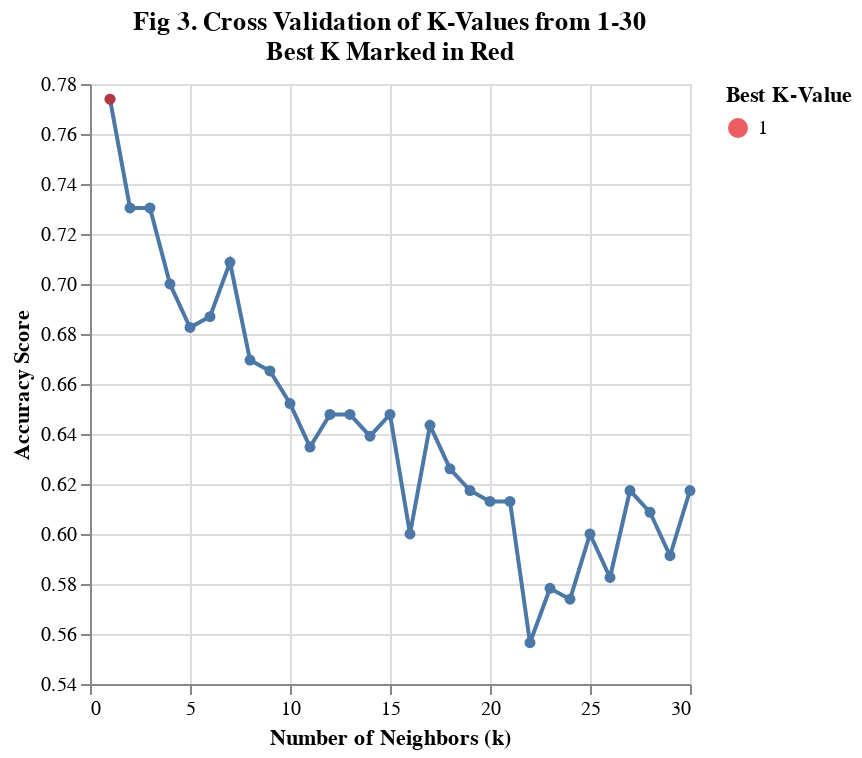

The code cell stored with this chart in its notebook:
### Markdown cell above
Figure 3. A Visualization Representing the Cross-validation accuracy of KNN models across values of k from 1 to 30.
Each point represents the calculated mean cross-validation accuracy for a given number of neighbors (k).
The highlighted red point marks the best-performing k value chosen for the final model.

### Code cell
k_point = alt.Chart(cv_results.sort_values(by='rank_test_score').head(1).reset_index()).mark_point(filled = True).encode(
    x = alt.X('param_kneighborsclassifier__n_neighbors'),
    y = alt.Y('mean_test_score'),
    color = alt.Color('param_kneighborsclassifier__n_neighbors:N',title='Best K-Value').scale(scheme="set1")
)

cross_val_plot= alt.Chart(cv_results).mark_line(point=True).encode(
    x=alt.X("param_kneighborsclassifier__n_neighbors")
        .title('Number of Neighbors (k)'),
    y=alt.Y('mean_test_score')
        .title('Accuracy Score')
        .scale(zero=False)
).properties(title=['Fig 3. Cross Validation of K-Values from 1-30','Best K Marked in Red'])

cross_val_plot + k_point

### Figure 1 — Vega-Lite specification as saved in the notebook (floating-point values rounded to 4 significant figures)
{"config": {"view": {"continuousWidth": 300, "continuousHeight": 300}}, "layer": [{"data": {"name": "data-03d2fcfb92b541020ec610eae37fff46"}, "mark": {"type": "line", "point": true}, "encoding": {"x": {"field": "param_kneighborsclassifier__n_neighbors", "title": "Number of Neighbors (k)", "type": "quantitative"}, "y": {"field": "mean_test_score", "scale": {"zero": false}, "title": "Accuracy Score", "type": "quantitative"}}, "title": ["Fig 3. Cross Validation of K-Values from 1-30", "Best K Marked in Red"]}, {"data": {"name": "data-8f020144cd9b9d653c2d8987f3708772"}, "mark": {"type": "point", "filled": true}, "encoding": {"color": {"field": "param_kneighborsclassifier__n_neighbors", "scale": {"scheme": "set1"}, "title": "Best K-Value", "type": "nominal"}, "x": {"field": "param_kneighborsclassifier__n_neighbors", "type": "quantitative"}, "y": {"field": "mean_test_score", "type": "quantitative"}}}], "$schema": "https://vega.github.io/schema/vega-lite/v5.20.1.json", "datasets": {"data-03d2fcfb92b541020ec610eae37fff46": [{"mean_fit_time": 0.004859, "std_fit_time": 0.0005123, "mean_score_time": 0.0055, "std_score_time": 0.0003427, "param_kneighborsclassifier__n_neighbors": 1, "params": {"kneighborsclassifier__n_neighbors": 1}, "split0_test_score": 0.8696, "split1_test_score": 0.8043, "split2_test_score": 0.7391, "split3_test_score": 0.7174, "split4_test_score": 0.7391, "mean_test_score": 0.7739, "std_test_score": 0.05602, "rank_test_score": 1, "split0_train_score": 0.875, "split1_train_score": 0.8913, "split2_train_score": 0.913, "split3_train_score": 0.8967, "split4_train_score": 0.9185, "mean_train_score": 0.8989, "std_train_score": 0.0156}, {"mean_fit_time": 0.004598, "std_fit_time": 8.906e-05, "mean_score_time": 0.005356, "std_score_time": 7.42e-06, "param_kneighborsclassifier__n_neighbors": 2, "params": {"kneighborsclassifier__n_neighbors": 2}, "split0_test_score": 0.7391, "split1_test_score": 0.7609, "split2_test_score": 0.6957, "split3_test_score": 0.7174, "split4_test_score": 0.7391, "mean_test_score": 0.7304, "std_test_score": 0.02217, "rank_test_score": 2, "split0_train_score": 0.7663, "split1_train_score": 0.7935, "split2_train_score": 0.837, "split3_train_score": 0.8207, "split4_train_score": 0.837, "mean_train_score": 0.8109, "std_train_score": 0.02737}, {"mean_fit_time": 0.004842, "std_fit_time": 0.0005131, "mean_score_time": 0.005457, "std_score_time": 6.065e-05, "param_kneighborsclassifier__n_neighbors": 3, "params": {"kneighborsclassifier__n_neighbors": 3}, "split0_test_score": 0.8043, "split1_test_score": 0.7174, "split2_test_score": 0.7174, "split3_test_score": 0.7609, "split4_test_score": 0.6522, "mean_test_score": 0.7304, "std_test_score": 0.0507, "rank_test_score": 2, "split0_train_score": 0.7826, "split1_train_score": 0.8207, "split2_train_score": 0.8533, "split3_train_score": 0.8261, "split4_train_score": 0.8424, "mean_train_score": 0.825, "std_train_score": 0.02416}, {"mean_fit_time": 0.004582, "std_fit_time": 7.214e-05, "mean_score_time": 0.005447, "std_score_time": 4.567e-05, "param_kneighborsclassifier__n_neighbors": 4, "params": {"kneighborsclassifier__n_neighbors": 4}, "split0_test_score": 0.8261, "split1_test_score": 0.6739, "split2_test_score": 0.587, "split3_test_score": 0.6957, "split4_test_score": 0.7174, "mean_test_score": 0.7, "std_test_score": 0.07704, "rank_test_score": 5, "split0_train_score": 0.7554, "split1_train_score": 0.7826, "split2_train_score": 0.788, "split3_train_score": 0.7609, "split4_train_score": 0.7826, "mean_train_score": 0.7739, "std_train_score": 0.01313}, {"mean_fit_time": 0.004583, "std_fit_time": 0.0001261, "mean_score_time": 0.005382, "std_score_time": 3.563e-05, "param_kneighborsclassifier__n_neighbors": 5, "params": {"kneighborsclassifier__n_neighbors": 5}, "split0_test_score": 0.8261, "split1_test_score": 0.6739, "split2_test_score": 0.5652, "split3_test_score": 0.6739, "split4_test_score": 0.6739, "mean_test_score": 0.6826, "std_test_score": 0.08318, "rank_test_score": 7, "split0_train_score": 0.75, "split1_train_score": 0.7772, "split2_train_score": 0.7717, "split3_train_score": 0.75, "split4_train_score": 0.7717, "mean_train_score": 0.7641, "std_train_score": 0.01171}, {"mean_fit_time": 0.009782, "std_fit_time": 0.0104, "mean_score_time": 0.005423, "std_score_time": 7.692e-05, "param_kneighborsclassifier__n_neighbors": 6, "params": {"kneighborsclassifier__n_neighbors": 6}, "split0_test_score": 0.7826, "split1_test_score": 0.6957, "split2_test_score": 0.587, "split3_test_score": 0.6957, "split4_test_score": 0.6739, "mean_test_score": 0.687, "std_test_score": 0.0624, "rank_test_score": 6, "split0_train_score": 0.7228, "split1_train_score": 0.712, "split2_train_score": 0.7935, "split3_train_score": 0.7446, "split4_train_score": 0.7391, "mean_train_score": 0.7424, "std_train_score": 0.02805}, {"mean_fit_time": 0.004579, "std_fit_time": 8.831e-05, "mean_score_time": 0.005395, "std_score_time": 1.706e-05, "param_kneighborsclassifier__n_neighbors": 7, "params": {"kneighborsclassifier__n_neighbors": 7}, "split0_test_score": 0.8478, "split1_test_score": 0.7174, "split2_test_score": 0.6087, "split3_test_score": 0.6957, "split4_test_score": 0.6739, "mean_test_score": 0.7087, "std_test_score": 0.0785, "rank_test_score": 4, "split0_train_score": 0.7391, "split1_train_score": 0.7391, "split2_train_score": 0.788, "split3_train_score": 0.75, "split4_train_score": 0.7446, "mean_train_score": 0.7522, "std_train_score": 0.01838}, {"mean_fit_time": 0.004551, "std_fit_time": 0.0001093, "mean_score_time": 0.005372, "std_score_time": 1.412e-05, "param_kneighborsclassifier__n_neighbors": 8, "params": {"kneighborsclassifier__n_neighbors": 8}, "split0_test_score": 0.7609, "split1_test_score": 0.6522, "split2_test_score": 0.587, "split3_test_score": 0.6739, "split4_test_score": 0.6739, "mean_test_score": 0.6696, "std_test_score": 0.05568, "rank_test_score": 8, "split0_train_score": 0.7065, "split1_train_score": 0.712, "split2_train_score": 0.7391, "split3_train_score": 0.7337, "split4_train_score": 0.6957, "mean_train_score": 0.7174, "std_train_score": 0.01648}, {"mean_fit_time": 0.004523, "std_fit_time": 6.91e-05, "mean_score_time": 0.005376, "std_score_time": 3.449e-05, "param_kneighborsclassifier__n_neighbors": 9, "params": {"kneighborsclassifier__n_neighbors": 9}, "split0_test_score": 0.7609, "split1_test_score": 0.6522, "split2_test_score": 0.587, "split3_test_score": 0.6957, "split4_test_score": 0.6304, "mean_test_score": 0.6652, "std_test_score": 0.0593, "rank_test_score": 9, "split0_train_score": 0.6957, "split1_train_score": 0.6848, "split2_train_score": 0.7283, "split3_train_score": 0.75, "split4_train_score": 0.7065, "mean_train_score": 0.713, "std_train_score": 0.02341}, {"mean_fit_time": 0.004708, "std_fit_time": 0.0002454, "mean_score_time": 0.005372, "std_score_time": 1.624e-05, "param_kneighborsclassifier__n_neighbors": 10, "params": {"kneighborsclassifier__n_neighbors": 10}, "split0_test_score": 0.7174, "split1_test_score": 0.6739, "split2_test_score": 0.5652, "split3_test_score": 0.6739, "split4_test_score": 0.6304, "mean_test_score": 0.6522, "std_test_score": 0.05144, "rank_test_score": 10, "split0_train_score": 0.6848, "split1_train_score": 0.7011, "split2_train_score": 0.7228, "split3_train_score": 0.6902, "split4_train_score": 0.6848, "mean_train_score": 0.6967, "std_train_score": 0.01434}, {"mean_fit_time": 0.004517, "std_fit_time": 7.246e-05, "mean_score_time": 0.00537, "std_score_time": 3.006e-05, "param_kneighborsclassifier__n_neighbors": 11, "params": {"kneighborsclassifier__n_neighbors": 11}, "split0_test_score": 0.6957, "split1_test_score": 0.6739, "split2_test_score": 0.587, "split3_test_score": 0.6087, "split4_test_score": 0.6087, "mean_test_score": 0.6348, "std_test_score": 0.04215, "rank_test_score": 16, "split0_train_score": 0.663, "split1_train_score": 0.6793, "split2_train_score": 0.7065, "split3_train_score": 0.6957, "split4_train_score": 0.7011, "mean_train_score": 0.6891, "std_train_score": 0.0159}, {"mean_fit_time": 0.004579, "std_fit_time": 8.074e-05, "mean_score_time": 0.005418, "std_score_time": 5.462e-05, "param_kneighborsclassifier__n_neighbors": 12, "params": {"kneighborsclassifier__n_neighbors": 12}, "split0_test_score": 0.7174, "split1_test_score": 0.6739, "split2_test_score": 0.5652, "split3_test_score": 0.6304, "split4_test_score": 0.6522, "mean_test_score": 0.6478, "std_test_score": 0.05033, "rank_test_score": 11, "split0_train_score": 0.663, "split1_train_score": 0.6576, "split2_train_score": 0.7011, "split3_train_score": 0.712, "split4_train_score": 0.7283, "mean_train_score": 0.6924, "std_train_score": 0.02763}, {"mean_fit_time": 0.004558, "std_fit_time": 0.0001102, "mean_score_time": 0.005461, "std_score_time": 3.077e-05, "param_kneighborsclassifier__n_neighbors": 13, "params": {"kneighborsclassifier__n_neighbors": 13}, "split0_test_score": 0.7391, "split1_test_score": 0.6522, "split2_test_score": 0.5652, "split3_test_score": 0.6304, "split4_test_score": 0.6522, "mean_test_score": 0.6478, "std_test_score": 0.05568, "rank_test_score": 11, "split0_train_score": 0.6685, "split1_train_score": 0.6467, "split2_train_score": 0.6739, "split3_train_score": 0.712, "split4_train_score": 0.75, "mean_train_score": 0.6902, "std_train_score": 0.03654}, {"mean_fit_time": 0.004537, "std_fit_time": 8.01e-05, "mean_score_time": 0.005427, "std_score_time": 2.153e-05, "param_kneighborsclassifier__n_neighbors": 14, "params": {"kneighborsclassifier__n_neighbors": 14}, "split0_test_score": 0.6739, "split1_test_score": 0.6957, "split2_test_score": 0.5435, "split3_test_score": 0.6304, "split4_test_score": 0.6522, "mean_test_score": 0.6391, "std_test_score": 0.05253, "rank_test_score": 15, "split0_train_score": 0.6141, "split1_train_score": 0.6685, "split2_train_score": 0.663, "split3_train_score": 0.6848, "split4_train_score": 0.7283, "mean_train_score": 0.6717, "std_train_score": 0.0368}, {"mean_fit_time": 0.004541, "std_fit_time": 6.79e-05, "mean_score_time": 0.00539, "std_score_time": 1.298e-05, "param_kneighborsclassifier__n_neighbors": 15, "params": {"kneighborsclassifier__n_neighbors": 15}, "split0_test_score": 0.6739, "split1_test_score": 0.6957, "split2_test_score": 0.5435, "split3_test_score": 0.6522, "split4_test_score": 0.6739, "mean_test_score": 0.6478, "std_test_score": 0.05396, "rank_test_score": 11, "split0_train_score": 0.6359, "split1_train_score": 0.663, "split2_train_score": 0.6848, "split3_train_score": 0.6685, "split4_train_score": 0.6957, "mean_train_score": 0.6696, "std_train_score": 0.02045}, {"mean_fit_time": 0.009875, "std_fit_time": 0.01068, "mean_score_time": 0.005458, "std_score_time": 5.795e-05, "param_kneighborsclassifier__n_neighbors": 16, "params": {"kneighborsclassifier__n_neighbors": 16}, "split0_test_score": 0.587, "split1_test_score": 0.6739, "split2_test_score": 0.5435, "split3_test_score": 0.6087, "split4_test_score": 0.587, "mean_test_score": 0.6, "std_test_score": 0.0426, "rank_test_score": 24, "split0_train_score": 0.6304, "split1_train_score": 0.6413, "split2_train_score": 0.6467, "split3_train_score": 0.6957, "split4_train_score": 0.6576, "mean_train_score": 0.6543, "std_train_score": 0.02243}, {"mean_fit_time": 0.004542, "std_fit_time": 6.907e-05, "mean_score_time": 0.005429, "std_score_time": 1.469e-05, "param_kneighborsclassifier__n_neighbors": 17, "params": {"kneighborsclassifier__n_neighbors": 17}, "split0_test_score": 0.6957, "split1_test_score": 0.6957, "split2_test_score": 0.6087, "split3_test_score": 0.6087, "split4_test_score": 0.6087, "mean_test_score": 0.6435, "std_test_score": 0.0426, "rank_test_score": 14, "split0_train_score": 0.6522, "split1_train_score": 0.6739, "split2_train_score": 0.6685, "split3_train_score": 0.6957, "split4_train_score": 0.6957, "mean_train_score": 0.6772, "std_train_score": 0.0167}, {"mean_fit_time": 0.004535, "std_fit_time": 7.274e-05, "mean_score_time": 0.005428, "std_score_time": 2.275e-05, "param_kneighborsclassifier__n_neighbors": 18, "params": {"kneighborsclassifier__n_neighbors": 18}, "split0_test_score": 0.6739, "split1_test_score": 0.6739, "split2_test_score": 0.5652, "split3_test_score": 0.587, "split4_test_score": 0.6304, "mean_test_score": 0.6261, "std_test_score": 0.04434, "rank_test_score": 17, "split0_train_score": 0.6576, "split1_train_score": 0.6413, "split2_train_score": 0.6739, "split3_train_score": 0.6685, "split4_train_score": 0.663, "mean_train_score": 0.6609, "std_train_score": 0.01119}, {"mean_fit_time": 0.004549, "std_fit_time": 7.609e-05, "mean_score_time": 0.005439, "std_score_time": 8.692e-06, "param_kneighborsclassifier__n_neighbors": 19, "params": {"kneighborsclassifier__n_neighbors": 19}, "split0_test_score": 0.6739, "split1_test_score": 0.587, "split2_test_score": 0.5652, "split3_test_score": 0.6304, "split4_test_score": 0.6304, "mean_test_score": 0.6174, "std_test_score": 0.0379, "rank_test_score": 18, "split0_train_score": 0.625, "split1_train_score": 0.6196, "split2_train_score": 0.6793, "split3_train_score": 0.6467, "split4_train_score": 0.6739, "mean_train_score": 0.6489, "std_train_score": 0.02445}, {"mean_fit_time": 0.004515, "std_fit_time": 7.39e-05, "mean_score_time": 0.005459, "std_score_time": 1.984e-05, "param_kneighborsclassifier__n_neighbors": 20, "params": {"kneighborsclassifier__n_neighbors": 20}, "split0_test_score": 0.6304, "split1_test_score": 0.587, "split2_test_score": 0.587, "split3_test_score": 0.6304, "split4_test_score": 0.6304, "mean_test_score": 0.613, "std_test_score": 0.0213, "rank_test_score": 21, "split0_train_score": 0.6359, "split1_train_score": 0.6359, "split2_train_score": 0.6902, "split3_train_score": 0.6522, "split4_train_score": 0.6685, "mean_train_score": 0.6565, "std_train_score": 0.02074}, {"mean_fit_time": 0.004526, "std_fit_time": 7.84e-05, "mean_score_time": 0.005431, "std_score_time": 1.908e-05, "param_kneighborsclassifier__n_neighbors": 21, "params": {"kneighborsclassifier__n_neighbors": 21}, "split0_test_score": 0.6087, "split1_test_score": 0.587, "split2_test_score": 0.6087, "split3_test_score": 0.6522, "split4_test_score": 0.6087, "mean_test_score": 0.613, "std_test_score": 0.0213, "rank_test_score": 21, "split0_train_score": 0.5978, "split1_train_score": 0.6413, "split2_train_score": 0.663, "split3_train_score": 0.663, "split4_train_score": 0.663, "mean_train_score": 0.6457, "std_train_score": 0.02535}, {"mean_fit_time": 0.004529, "std_fit_time": 9.76e-05, "mean_score_time": 0.005839, "std_score_time": 0.0008066, "param_kneighborsclassifier__n_neighbors": 22, "params": {"kneighborsclassifier__n_neighbors": 22}, "split0_test_score": 0.6087, "split1_test_score": 0.4348, "split2_test_score": 0.5652, "split3_test_score": 0.5652, "split4_test_score": 0.6087, "mean_test_score": 0.5565, "std_test_score": 0.0639, "rank_test_score": 30, "split0_train_score": 0.587, "split1_train_score": 0.6413, "split2_train_score": 0.6522, "split3_train_score": 0.625, "split4_train_score": 0.6739, "mean_train_score": 0.6359, "std_train_score": 0.02917}, {"mean_fit_time": 0.004601, "std_fit_time": 0.0002203, "mean_score_time": 0.00545, "std_score_time": 2.304e-05, "param_kneighborsclassifier__n_neighbors": 23, "params": {"kneighborsclassifier__n_neighbors": 23}, "split0_test_score": 0.6087, "split1_test_score": 0.5, "split2_test_score": 0.5435, "split3_test_score": 0.587, "split4_test_score": 0.6522, "mean_test_score": 0.5783, "std_test_score": 0.05253, "rank_test_score": 28, "split0_train_score": 0.5924, "split1_train_score": 0.6467, "split2_train_score": 0.625, "split3_train_score": 0.6522, "split4_train_score": 0.6522, "mean_train_score": 0.6337, "std_train_score": 0.02296}, {"mean_fit_time": 0.004521, "std_fit_time": 5.564e-05, "mean_score_time": 0.005466, "std_score_time": 2.425e-05, "param_kneighborsclassifier__n_neighbors": 24, "params": {"kneighborsclassifier__n_neighbors": 24}, "split0_test_score": 0.6739, "split1_test_score": 0.5, "split2_test_score": 0.5, "split3_test_score": 0.6087, "split4_test_score": 0.587, "mean_test_score": 0.5739, "std_test_score": 0.06679, "rank_test_score": 29, "split0_train_score": 0.6467, "split1_train_score": 0.6413, "split2_train_score": 0.6304, "split3_train_score": 0.6413, "split4_train_score": 0.6413, "mean_train_score": 0.6402, "std_train_score": 0.005325}, {"mean_fit_time": 0.00452, "std_fit_time": 5.994e-05, "mean_score_time": 0.005467, "std_score_time": 2.099e-05, "param_kneighborsclassifier__n_neighbors": 25, "params": {"kneighborsclassifier__n_neighbors": 25}, "split0_test_score": 0.6739, "split1_test_score": 0.4783, "split2_test_score": 0.5652, "split3_test_score": 0.6304, "split4_test_score": 0.6522, "mean_test_score": 0.6, "std_test_score": 0.07091, "rank_test_score": 24, "split0_train_score": 0.6467, "split1_train_score": 0.6141, "split2_train_score": 0.6359, "split3_train_score": 0.6522, "split4_train_score": 0.625, "mean_train_score": 0.6348, "std_train_score": 0.01392}, {"mean_fit_time": 0.00451, "std_fit_time": 6.501e-05, "mean_score_time": 0.005478, "std_score_time": 2.224e-05, "param_kneighborsclassifier__n_neighbors": 26, "params": {"kneighborsclassifier__n_neighbors": 26}, "split0_test_score": 0.6739, "split1_test_score": 0.4348, "split2_test_score": 0.587, "split3_test_score": 0.6087, "split4_test_score": 0.6087, "mean_test_score": 0.5826, "std_test_score": 0.07946, "rank_test_score": 27, "split0_train_score": 0.6413, "split1_train_score": 0.5978, "split2_train_score": 0.6087, "split3_train_score": 0.6359, "split4_train_score": 0.6413, "mean_train_score": 0.625, "std_train_score": 0.01819}, {"mean_fit_time": 0.004523, "std_fit_time": 7.114e-05, "mean_score_time": 0.005472, "std_score_time": 1.628e-05, "param_kneighborsclassifier__n_neighbors": 27, "params": {"kneighborsclassifier__n_neighbors": 27}, "split0_test_score": 0.6957, "split1_test_score": 0.5, "split2_test_score": 0.6304, "split3_test_score": 0.6304, "split4_test_score": 0.6304, "mean_test_score": 0.6174, "std_test_score": 0.0639, "rank_test_score": 18, "split0_train_score": 0.6141, "split1_train_score": 0.6033, "split2_train_score": 0.6087, "split3_train_score": 0.6576, "split4_train_score": 0.6467, "mean_train_score": 0.6261, "std_train_score": 0.02185}, {"mean_fit_time": 0.004509, "std_fit_time": 8.41e-05, "mean_score_time": 0.005784, "std_score_time": 0.0006208, "param_kneighborsclassifier__n_neighbors": 28, "params": {"kneighborsclassifier__n_neighbors": 28}, "split0_test_score": 0.6739, "split1_test_score": 0.5435, "split2_test_score": 0.6087, "split3_test_score": 0.6087, "split4_test_score": 0.6087, "mean_test_score": 0.6087, "std_test_score": 0.04125, "rank_test_score": 23, "split0_train_score": 0.6087, "split1_train_score": 0.625, "split2_train_score": 0.6087, "split3_train_score": 0.6304, "split4_train_score": 0.6413, "mean_train_score": 0.6228, "std_train_score": 0.01268}, {"mean_fit_time": 0.004625, "std_fit_time": 0.0002112, "mean_score_time": 0.005472, "std_score_time": 3.039e-05, "param_kneighborsclassifier__n_neighbors": 29, "params": {"kneighborsclassifier__n_neighbors": 29}, "split0_test_score": 0.6304, "split1_test_score": 0.5217, "split2_test_score": 0.5217, "split3_test_score": 0.6087, "split4_test_score": 0.6739, "mean_test_score": 0.5913, "std_test_score": 0.06056, "rank_test_score": 26, "split0_train_score": 0.6522, "split1_train_score": 0.6467, "split2_train_score": 0.6359, "split3_train_score": 0.6359, "split4_train_score": 0.6304, "mean_train_score": 0.6402, "std_train_score": 0.007987}, {"mean_fit_time": 0.004507, "std_fit_time": 6.931e-05, "mean_score_time": 0.005473, "std_score_time": 2.272e-05, "param_kneighborsclassifier__n_neighbors": 30, "params": {"kneighborsclassifier__n_neighbors": 30}, "split0_test_score": 0.7174, "split1_test_score": 0.6304, "split2_test_score": 0.5, "split3_test_score": 0.6087, "split4_test_score": 0.6304, "mean_test_score": 0.6174, "std_test_score": 0.06957, "rank_test_score": 20, "split0_train_score": 0.6467, "split1_train_score": 0.6576, "split2_train_score": 0.6359, "split3_train_score": 0.6304, "split4_train_score": 0.6359, "mean_train_score": 0.6413, "std_train_score": 0.009722}], "data-8f020144cd9b9d653c2d8987f3708772": [{"index": 0, "mean_fit_time": 0.004859, "std_fit_time": 0.0005123, "mean_score_time": 0.0055, "std_score_time": 0.0003427, "param_kneighborsclassifier__n_neighbors": 1, "params": {"kneighborsclassifier__n_neighbors": 1}, "split0_test_score": 0.8696, "split1_test_score": 0.8043, "split2_test_score": 0.7391, "split3_test_score": 0.7174, "split4_test_score": 0.7391, "mean_test_score": 0.7739, "std_test_score": 0.05602, "rank_test_score": 1, "split0_train_score": 0.875, "split1_train_score": 0.8913, "split2_train_score": 0.913, "split3_train_score": 0.8967, "split4_train_score": 0.9185, "mean_train_score": 0.8989, "std_train_score": 0.0156}]}}
